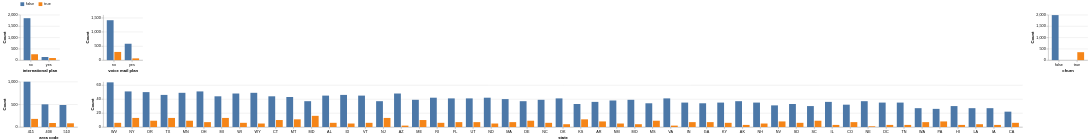

The cell this chart's notebook holds for it:
### Code cell
# Look at the univariate distrbutions (counts) for the categorical variables

# Changing churn to an object dtype just for the data passed to the chart
aly.dist(train_df.drop(columns='phone number').assign(churn=lambda df: df['churn'].astype(object)), dtype='object', color='churn')

### Figure 1 — Vega specification as saved in the notebook (floating-point values rounded to 4 significant figures)
{"$schema": "https://vega.github.io/schema/vega/v6.json", "data": [{"name": "source_0"}, {"name": "data_1", "values": [{"__count": 1848, "churn": false, "international plan": "no"}, {"__count": 136, "churn": false, "international plan": "yes"}, {"__count": 258, "churn": true, "international plan": "no"}, {"__count": 91, "churn": true, "international plan": "yes"}]}, {"name": "data_2", "values": [{"__count": 1407, "churn": false, "voice mail plan": "no"}, {"__count": 577, "churn": false, "voice mail plan": "yes"}, {"__count": 288, "churn": true, "voice mail plan": "no"}, {"__count": 61, "churn": true, "voice mail plan": "yes"}]}, {"name": "data_3", "values": [{"__count": 1984, "churn": false}, {"__count": 349, "churn": true}]}, {"name": "data_4", "values": [{"__count": 999, "area code": 415, "churn": false}, {"__count": 485, "area code": 510, "churn": false}, {"__count": 500, "area code": 408, "churn": false}, {"__count": 82, "area code": 510, "churn": true}, {"__count": 179, "area code": 415, "churn": true}, {"__count": 88, "area code": 408, "churn": true}]}, {"name": "data_5", "values": [{"__count": 37, "churn": false, "state": "NE"}, {"__count": 48, "churn": false, "state": "WI"}, {"__count": 37, "churn": false, "state": "NJ"}, {"__count": 31, "churn": false, "state": "NV"}, {"__count": 30, "churn": false, "state": "HI"}, {"__count": 38, "churn": false, "state": "NM"}, {"__count": 39, "churn": false, "state": "MO"}, {"__count": 44, "churn": false, "state": "MI"}, {"__count": 6, "churn": true, "state": "SD"}, {"__count": 49, "churn": false, "state": "WY"}, {"__count": 13, "churn": true, "state": "MI"}, {"__count": 34, "churn": false, "state": "GA"}, {"__count": 64, "churn": false, "state": "WV"}, {"__count": 11, "churn": true, "state": "KS"}, {"__count": 35, "churn": false, "state": "DC"}, {"__count": 10, "churn": true, "state": "CT"}, {"__count": 35, "churn": false, "state": "TN"}, {"__count": 37, "churn": false, "state": "AK"}, {"__count": 27, "churn": false, "state": "WA"}, {"__count": 34, "churn": false, "state": "MS"}, {"__count": 22, "churn": false, "state": "CA"}, {"__count": 42, "churn": false, "state": "ND"}, {"__count": 37, "churn": false, "state": "MD"}, {"__count": 48, "churn": false, "state": "AZ"}, {"__count": 42, "churn": false, "state": "RI"}, {"__count": 44, "churn": false, "state": "CT"}, {"__count": 30, "churn": false, "state": "SC"}, {"__count": 45, "churn": false, "state": "AL"}, {"__count": 16, "churn": true, "state": "MD"}, {"__count": 40, "churn": false, "state": "MA"}, {"__count": 10, "churn": true, "state": "ME"}, {"__count": 36, "churn": false, "state": "AR"}, {"__count": 41, "churn": false, "state": "VA"}, {"__count": 41, "churn": false, "state": "FL"}, {"__count": 51, "churn": false, "state": "NY"}, {"__count": 37, "churn": false, "state": "DE"}, {"__count": 5, "churn": true, "state": "NH"}, {"__count": 35, "churn": false, "state": "NH"}, {"__count": 49, "churn": false, "state": "MN"}, {"__count": 35, "churn": false, "state": "KY"}, {"__count": 6, "churn": true, "state": "NC"}, {"__count": 41, "churn": false, "state": "OK"}, {"__count": 9, "churn": true, "state": "OR"}, {"__count": 33, "churn": false, "state": "SD"}, {"__count": 46, "churn": false, "state": "ID"}, {"__count": 35, "churn": false, "state": "IN"}, {"__count": 27, "churn": false, "state": "LA"}, {"__count": 41, "churn": false, "state": "UT"}, {"__count": 7, "churn": true, "state": "FL"}, {"__count": 8, "churn": true, "state": "PA"}, {"__count": 26, "churn": false, "state": "PA"}, {"__count": 46, "churn": false, "state": "TX"}, {"__count": 51, "churn": false, "state": "OH"}, {"__count": 50, "churn": false, "state": "OR"}, {"__count": 43, "churn": false, "state": "MT"}, {"__count": 27, "churn": false, "state": "IA"}, {"__count": 39, "churn": false, "state": "NC"}, {"__count": 45, "churn": false, "state": "VT"}, {"__count": 36, "churn": false, "state": "IL"}, {"__count": 11, "churn": true, "state": "MT"}, {"__count": 7, "churn": true, "state": "GA"}, {"__count": 33, "churn": false, "state": "KS"}, {"__count": 39, "churn": false, "state": "ME"}, {"__count": 13, "churn": true, "state": "NY"}, {"__count": 9, "churn": true, "state": "DE"}, {"__count": 13, "churn": true, "state": "TX"}, {"__count": 7, "churn": true, "state": "UT"}, {"__count": 6, "churn": true, "state": "CA"}, {"__count": 4, "churn": true, "state": "LA"}, {"__count": 9, "churn": true, "state": "MS"}, {"__count": 4, "churn": true, "state": "MO"}, {"__count": 32, "churn": false, "state": "CO"}, {"__count": 6, "churn": true, "state": "AL"}, {"__count": 8, "churn": true, "state": "NV"}, {"__count": 3, "churn": true, "state": "DC"}, {"__count": 6, "churn": true, "state": "VT"}, {"__count": 6, "churn": true, "state": "WV"}, {"__count": 8, "churn": true, "state": "AR"}, {"__count": 3, "churn": true, "state": "AK"}, {"__count": 13, "churn": true, "state": "NJ"}, {"__count": 5, "churn": true, "state": "ND"}, {"__count": 3, "churn": true, "state": "TN"}, {"__count": 5, "churn": true, "state": "NM"}, {"__count": 7, "churn": true, "state": "CO"}, {"__count": 9, "churn": true, "state": "MN"}, {"__count": 3, "churn": true, "state": "IL"}, {"__count": 7, "churn": true, "state": "MA"}, {"__count": 6, "churn": true, "state": "WI"}, {"__count": 5, "churn": true, "state": "WY"}, {"__count": 7, "churn": true, "state": "OH"}, {"__count": 7, "churn": true, "state": "IN"}, {"__count": 6, "churn": true, "state": "KY"}, {"__count": 3, "churn": true, "state": "IA"}, {"__count": 6, "churn": true, "state": "RI"}, {"__count": 4, "churn": true, "state": "OK"}, {"__count": 3, "churn": true, "state": "HI"}, {"__count": 5, "churn": true, "state": "ID"}, {"__count": 2, "churn": true, "state": "VA"}, {"__count": 9, "churn": true, "state": "SC"}, {"__count": 7, "churn": true, "state": "WA"}, {"__count": 2, "churn": true, "state": "AZ"}, {"__count": 1, "churn": true, "state": "NE"}]}, {"name": "source_0_xOffset_domain_churn", "values": [{"churn": false, "sort_field": 0.0}, {"churn": true, "sort_field": 1.0}]}, {"name": "source_0_color_domain_churn", "values": [{"churn": false, "sort_field": 0.0}, {"churn": true, "sort_field": 1.0}]}, {"name": "source_0_concat_0_x_domain_international plan", "values": [{"international plan": "no", "sort_field": 2106}, {"international plan": "yes", "sort_field": 227}]}, {"name": "data_1_concat_0_y_domain___count", "values": [{"min": 91, "max": 1848}]}, {"name": "source_0_concat_1_x_domain_voice mail plan", "values": [{"sort_field": 1695, "voice mail plan": "no"}, {"sort_field": 638, "voice mail plan": "yes"}]}, {"name": "data_2_concat_1_y_domain___count", "values": [{"min": 61, "max": 1407}]}, {"name": "source_0_concat_2_x_domain_churn", "values": [{"churn": false, "sort_field": 1984}, {"churn": true, "sort_field": 349}]}, {"name": "data_3_concat_2_y_domain___count", "values": [{"min": 349, "max": 1984}]}, {"name": "source_0_concat_3_x_domain_area code", "values": [{"area code": 415, "sort_field": 1178}, {"area code": 510, "sort_field": 567}, {"area code": 408, "sort_field": 588}]}, {"name": "data_4_concat_3_y_domain___count", "values": [{"min": 82, "max": 999}]}, {"name": "source_0_concat_4_x_domain_state", "values": [{"sort_field": 38, "state": "NE"}, {"sort_field": 54, "state": "WI"}, {"sort_field": 50, "state": "NJ"}, {"sort_field": 39, "state": "NV"}, {"sort_field": 33, "state": "HI"}, {"sort_field": 43, "state": "NM"}, {"sort_field": 43, "state": "MO"}, {"sort_field": 57, "state": "MI"}, {"sort_field": 39, "state": "SD"}, {"sort_field": 54, "state": "WY"}, {"sort_field": 41, "state": "GA"}, {"sort_field": 70, "state": "WV"}, {"sort_field": 44, "state": "KS"}, {"sort_field": 38, "state": "DC"}, {"sort_field": 54, "state": "CT"}, {"sort_field": 38, "state": "TN"}, {"sort_field": 40, "state": "AK"}, {"sort_field": 34, "state": "WA"}, {"sort_field": 43, "state": "MS"}, {"sort_field": 28, "state": "CA"}, {"sort_field": 47, "state": "ND"}, {"sort_field": 53, "state": "MD"}, {"sort_field": 50, "state": "AZ"}, {"sort_field": 48, "state": "RI"}, {"sort_field": 39, "state": "SC"}, {"sort_field": 51, "state": "AL"}, {"sort_field": 47, "state": "MA"}, {"sort_field": 49, "state": "ME"}, {"sort_field": 44, "state": "AR"}, {"sort_field": 43, "state": "VA"}, {"sort_field": 48, "state": "FL"}, {"sort_field": 64, "state": "NY"}, {"sort_field": 46, "state": "DE"}, {"sort_field": 40, "state": "NH"}, {"sort_field": 58, "state": "MN"}, {"sort_field": 41, "state": "KY"}, {"sort_field": 45, "state": "NC"}, {"sort_field": 45, "state": "OK"}, {"sort_field": 59, "state": "OR"}, {"sort_field": 51, "state": "ID"}, {"sort_field": 42, "state": "IN"}, {"sort_field": 31, "state": "LA"}, {"sort_field": 48, "state": "UT"}, {"sort_field": 34, "state": "PA"}, {"sort_field": 59, "state": "TX"}, {"sort_field": 58, "state": "OH"}, {"sort_field": 54, "state": "MT"}, {"sort_field": 30, "state": "IA"}, {"sort_field": 51, "state": "VT"}, {"sort_field": 39, "state": "IL"}, {"sort_field": 39, "state": "CO"}]}, {"name": "data_5_concat_4_y_domain___count", "values": [{"min": 1, "max": 64}]}], "signals": [{"name": "childHeight", "value": 120}, {"name": "concat_0_x_step", "update": "20 * bandspace(domain('xOffset').length, 0.1, 0) / (1-0.2)"}, {"name": "concat_0_width", "update": "bandspace(domain('concat_0_x').length, 0.2, 0.2) * concat_0_x_step"}, {"name": "concat_1_x_step", "update": "20 * bandspace(domain('xOffset').length, 0.1, 0) / (1-0.2)"}, {"name": "concat_1_width", "update": "bandspace(domain('concat_1_x').length, 0.2, 0.2) * concat_1_x_step"}, {"name": "concat_2_x_step", "update": "20 * bandspace(domain('xOffset').length, 0.1, 0) / (1-0.2)"}, {"name": "concat_2_width", "update": "bandspace(domain('concat_2_x').length, 0.2, 0.2) * concat_2_x_step"}, {"name": "concat_3_x_step", "update": "20 * bandspace(domain('xOffset').length, 0.1, 0) / (1-0.2)"}, {"name": "concat_3_width", "update": "bandspace(domain('concat_3_x').length, 0.2, 0.2) * concat_3_x_step"}, {"name": "concat_4_x_step", "update": "20 * bandspace(domain('xOffset').length, 0.1, 0) / (1-0.2)"}, {"name": "concat_4_width", "update": "bandspace(domain('concat_4_x').length, 0.2, 0.2) * concat_4_x_step"}], "marks": [{"type": "group", "name": "concat_0_group", "encode": {"update": {"width": {"signal": "concat_0_width"}, "height": {"signal": "childHeight"}}}, "marks": [{"type": "rect", "name": "concat_0_marks", "from": {"data": "data_1"}, "encode": {"update": {"fill": {"field": "churn", "scale": "color"}, "width": {"signal": "max(0.25, bandwidth('xOffset'))"}, "x": {"field": "international plan", "scale": "concat_0_x", "offset": {"field": "churn", "scale": "xOffset"}}, "y": {"field": "__count", "scale": "concat_0_y"}, "y2": {"value": 0, "scale": "concat_0_y"}}}, "style": ["bar"]}], "axes": [{"scale": "concat_0_y", "aria": false, "gridScale": "concat_0_x", "labels": false, "tickCount": {"signal": "ceil(childHeight/40)"}, "ticks": false, "minExtent": 0, "grid": true, "orient": "left", "maxExtent": 0, "zindex": 0, "domain": false}, {"scale": "concat_0_x", "grid": false, "labelAngle": 0, "title": "international plan", "labelBaseline": "top", "orient": "bottom", "zindex": 0}, {"scale": "concat_0_y", "orient": "left", "tickCount": {"signal": "ceil(childHeight/40)"}, "labelOverlap": true, "title": "Count", "grid": false, "zindex": 0}], "style": "cell"}, {"type": "group", "name": "concat_1_group", "encode": {"update": {"width": {"signal": "concat_1_width"}, "height": {"signal": "childHeight"}}}, "marks": [{"type": "rect", "name": "concat_1_marks", "from": {"data": "data_2"}, "encode": {"update": {"y": {"field": "__count", "scale": "concat_1_y"}, "y2": {"value": 0, "scale": "concat_1_y"}, "x": {"field": "voice mail plan", "scale": "concat_1_x", "offset": {"field": "churn", "scale": "xOffset"}}, "fill": {"field": "churn", "scale": "color"}, "width": {"signal": "max(0.25, bandwidth('xOffset'))"}}}, "style": ["bar"]}], "axes": [{"scale": "concat_1_y", "tickCount": {"signal": "ceil(childHeight/40)"}, "zindex": 0, "grid": true, "labels": false, "domain": false, "aria": false, "orient": "left", "gridScale": "concat_1_x", "maxExtent": 0, "minExtent": 0, "ticks": false}, {"scale": "concat_1_x", "labelAngle": 0, "orient": "bottom", "grid": false, "labelBaseline": "top", "zindex": 0, "title": "voice mail plan"}, {"scale": "concat_1_y", "orient": "left", "title": "Count", "grid": false, "labelOverlap": true, "tickCount": {"signal": "ceil(childHeight/40)"}, "zindex": 0}], "style": "cell"}, {"type": "group", "name": "concat_2_group", "encode": {"update": {"height": {"signal": "childHeight"}, "width": {"signal": "concat_2_width"}}}, "marks": [{"type": "rect", "name": "concat_2_marks", "from": {"data": "data_3"}, "encode": {"update": {"fill": {"field": "churn", "scale": "color"}, "width": {"signal": "max(0.25, bandwidth('xOffset'))"}, "x": {"field": "churn", "scale": "concat_2_x", "offset": {"field": "churn", "scale": "xOffset"}}, "y": {"field": "__count", "scale": "concat_2_y"}, "y2": {"value": 0, "scale": "concat_2_y"}}}, "style": ["bar"]}], "axes": [{"scale": "concat_2_y", "ticks": false, "zindex": 0, "tickCount": {"signal": "ceil(childHeight/40)"}, "grid": true, "maxExtent": 0, "aria": false, "orient": "left", "labels": false, "gridScale": "concat_2_x", "minExtent": 0, "domain": false}, {"scale": "concat_2_x", "title": "churn", "orient": "bottom", "grid": false, "zindex": 0, "labelAngle": 0, "labelBaseline": "top"}, {"scale": "concat_2_y", "orient": "left", "labelOverlap": true, "tickCount": {"signal": "ceil(childHeight/40)"}, "zindex": 0, "grid": false, "title": "Count"}], "style": "cell"}, {"type": "group", "name": "concat_3_group", "encode": {"update": {"width": {"signal": "concat_3_width"}, "height": {"signal": "childHeight"}}}, "marks": [{"type": "rect", "name": "concat_3_marks", "from": {"data": "data_4"}, "encode": {"update": {"y2": {"value": 0, "scale": "concat_3_y"}, "fill": {"field": "churn", "scale": "color"}, "x": {"field": "area code", "scale": "concat_3_x", "offset": {"field": "churn", "scale": "xOffset"}}, "width": {"signal": "max(0.25, bandwidth('xOffset'))"}, "y": {"field": "__count", "scale": "concat_3_y"}}}, "style": ["bar"]}], "axes": [{"scale": "concat_3_y", "gridScale": "concat_3_x", "aria": false, "orient": "left", "domain": false, "tickCount": {"signal": "ceil(childHeight/40)"}, "zindex": 0, "labels": false, "grid": true, "minExtent": 0, "ticks": false, "maxExtent": 0}, {"scale": "concat_3_x", "zindex": 0, "title": "area code", "orient": "bottom", "labelBaseline": "top", "grid": false, "labelAngle": 0}, {"scale": "concat_3_y", "orient": "left", "labelOverlap": true, "tickCount": {"signal": "ceil(childHeight/40)"}, "zindex": 0, "grid": false, "title": "Count"}], "style": "cell"}, {"type": "group", "name": "concat_4_group", "encode": {"update": {"height": {"signal": "childHeight"}, "width": {"signal": "concat_4_width"}}}, "marks": [{"type": "rect", "name": "concat_4_marks", "from": {"data": "data_5"}, "encode": {"update": {"fill": {"field": "churn", "scale": "color"}, "y": {"field": "__count", "scale": "concat_4_y"}, "x": {"field": "state", "scale": "concat_4_x", "offset": {"field": "churn", "scale": "xOffset"}}, "width": {"signal": "max(0.25, bandwidth('xOffset'))"}, "y2": {"value": 0, "scale": "concat_4_y"}}}, "style": ["bar"]}], "axes": [{"scale": "concat_4_y", "tickCount": {"signal": "ceil(childHeight/40)"}, "aria": false, "maxExtent": 0, "minExtent": 0, "orient": "left", "ticks": false, "gridScale": "concat_4_x", "grid": true, "domain": false, "labels": false, "zindex": 0}, {"scale": "concat_4_x", "labelBaseline": "top", "labelAngle": 0, "zindex": 0, "title": "state", "orient": "bottom", "grid": false}, {"scale": "concat_4_y", "title": "Count", "orient": "left", "grid": false, "labelOverlap": true, "tickCount": {"signal": "ceil(childHeight/40)"}, "zindex": 0}], "style": "cell"}], "scales": [{"name": "xOffset", "type": "band", "domain": {"data": "source_0_xOffset_domain_churn", "field": "churn", "sort": {"op": "max", "field": "sort_field"}}, "range": {"step": 20}, "paddingInner": 0.1}, {"name": "color", "type": "ordinal", "domain": {"data": "source_0_color_domain_churn", "field": "churn", "sort": {"op": "max", "field": "sort_field"}}, "range": "category"}, {"name": "concat_0_x", "type": "band", "domain": {"data": "source_0_concat_0_x_domain_international plan", "field": "international plan", "sort": {"op": "max", "field": "sort_field", "order": "descending"}}, "range": {"step": {"signal": "concat_0_x_step"}}, "paddingInner": 0.2, "paddingOuter": 0.2}, {"name": "concat_0_y", "type": "linear", "domain": [{"signal": "(data(\"data_1_concat_0_y_domain___count\")[0] || {}).min"}, {"signal": "(data(\"data_1_concat_0_y_domain___count\")[0] || {}).max"}], "range": [{"signal": "childHeight"}, 0], "nice": true, "zero": true}, {"name": "concat_1_x", "type": "band", "domain": {"data": "source_0_concat_1_x_domain_voice mail plan", "field": "voice mail plan", "sort": {"op": "max", "field": "sort_field", "order": "descending"}}, "range": {"step": {"signal": "concat_1_x_step"}}, "paddingOuter": 0.2, "paddingInner": 0.2}, {"name": "concat_1_y", "type": "linear", "domain": [{"signal": "(data(\"data_2_concat_1_y_domain___count\")[0] || {}).min"}, {"signal": "(data(\"data_2_concat_1_y_domain___count\")[0] || {}).max"}], "range": [{"signal": "childHeight"}, 0], "zero": true, "nice": true}, {"name": "concat_2_x", "type": "band", "domain": {"data": "source_0_concat_2_x_domain_churn", "field": "churn", "sort": {"op": "max", "field": "sort_field", "order": "descending"}}, "range": {"step": {"signal": "concat_2_x_step"}}, "paddingInner": 0.2, "paddingOuter": 0.2}, {"name": "concat_2_y", "type": "linear", "domain": [{"signal": "(data(\"data_3_concat_2_y_domain___count\")[0] || {}).min"}, {"signal": "(data(\"data_3_concat_2_y_domain___count\")[0] || {}).max"}], "range": [{"signal": "childHeight"}, 0], "zero": true, "nice": true}, {"name": "concat_3_x", "type": "band", "domain": {"data": "source_0_concat_3_x_domain_area code", "field": "area code", "sort": {"op": "max", "field": "sort_field", "order": "descending"}}, "range": {"step": {"signal": "concat_3_x_step"}}, "paddingInner": 0.2, "paddingOuter": 0.2}, {"name": "concat_3_y", "type": "linear", "domain": [{"signal": "(data(\"data_4_concat_3_y_domain___count\")[0] || {}).min"}, {"signal": "(data(\"data_4_concat_3_y_domain___count\")[0] || {}).max"}], "range": [{"signal": "childHeight"}, 0], "zero": true, "nice": true}, {"name": "concat_4_x", "type": "band", "domain": {"data": "source_0_concat_4_x_domain_state", "field": "state", "sort": {"op": "max", "field": "sort_field", "order": "descending"}}, "range": {"step": {"signal": "concat_4_x_step"}}, "paddingInner": 0.2, "paddingOuter": 0.2}, {"name": "concat_4_y", "type": "linear", "domain": [{"signal": "(data(\"data_5_concat_4_y_domain___count\")[0] || {}).min"}, {"signal": "(data(\"data_5_concat_4_y_domain___count\")[0] || {}).max"}], "range": [{"signal": "childHeight"}, 0], "nice": true, "zero": true}], "background": "white", "padding": 5, "layout": {"padding": 20, "columns": 3, "bounds": "full", "align": "each"}, "config": {"style": {"cell": {"stroke": null}}}, "legends": [{"orient": "top", "fill": "color", "direction": "horizontal", "symbolType": "square"}]}
